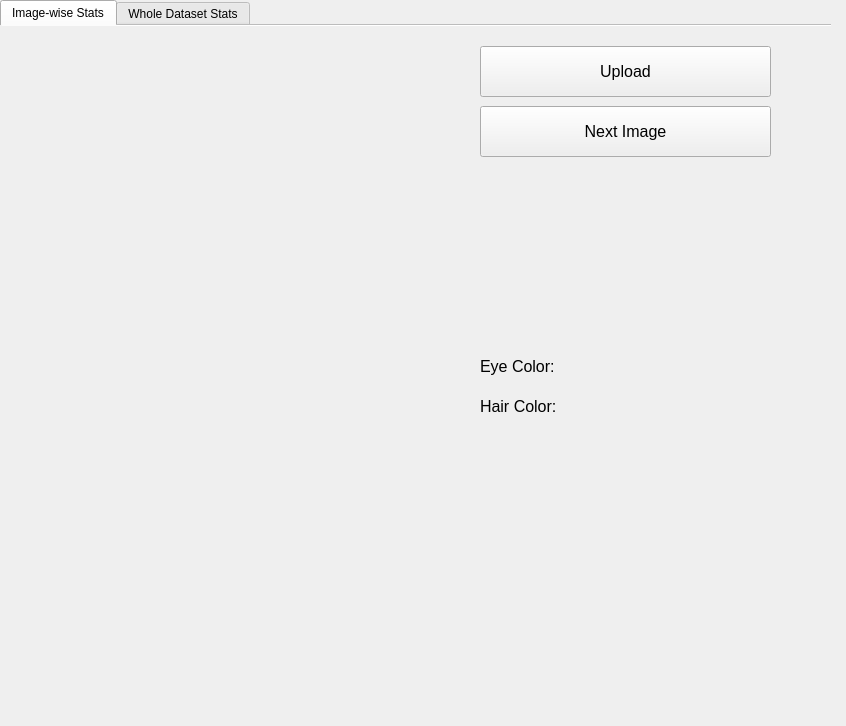
<?xml version="1.0" encoding="UTF-8"?>
<ui version="4.0">
 <class>MainWindow</class>
 <widget class="QMainWindow" name="MainWindow">
  <property name="geometry">
   <rect>
    <x>0</x>
    <y>0</y>
    <width>846</width>
    <height>726</height>
   </rect>
  </property>
  <property name="windowTitle">
   <string>MainWindow</string>
  </property>
  <widget class="QWidget" name="centralwidget">
   <widget class="QTabWidget" name="tabWidget">
    <property name="geometry">
     <rect>
      <x>0</x>
      <y>0</y>
      <width>831</width>
      <height>631</height>
     </rect>
    </property>
    <property name="tabShape">
     <enum>QTabWidget::Rounded</enum>
    </property>
    <property name="currentIndex">
     <number>0</number>
    </property>
    <property name="documentMode">
     <bool>true</bool>
    </property>
    <property name="tabBarAutoHide">
     <bool>true</bool>
    </property>
    <widget class="QWidget" name="image_stats_tab">
     <attribute name="title">
      <string>Image-wise Stats</string>
     </attribute>
     <widget class="QPushButton" name="upload_button">
      <property name="geometry">
       <rect>
        <x>480</x>
        <y>20</y>
        <width>291</width>
        <height>51</height>
       </rect>
      </property>
      <property name="font">
       <font>
        <pointsize>12</pointsize>
       </font>
      </property>
      <property name="text">
       <string>Upload</string>
      </property>
     </widget>
     <widget class="QLabel" name="image_label">
      <property name="geometry">
       <rect>
        <x>30</x>
        <y>20</y>
        <width>411</width>
        <height>581</height>
       </rect>
      </property>
      <property name="text">
       <string/>
      </property>
      <property name="alignment">
       <set>Qt::AlignCenter</set>
      </property>
     </widget>
     <widget class="QLabel" name="image_stats_label">
      <property name="geometry">
       <rect>
        <x>480</x>
        <y>160</y>
        <width>251</width>
        <height>151</height>
       </rect>
      </property>
      <property name="font">
       <font>
        <pointsize>12</pointsize>
        <weight>50</weight>
        <bold>false</bold>
       </font>
      </property>
      <property name="text">
       <string/>
      </property>
      <property name="alignment">
       <set>Qt::AlignBottom|Qt::AlignLeading|Qt::AlignLeft</set>
      </property>
     </widget>
     <widget class="QLabel" name="image_eye_rect_label">
      <property name="geometry">
       <rect>
        <x>580</x>
        <y>330</y>
        <width>31</width>
        <height>21</height>
       </rect>
      </property>
      <property name="font">
       <font>
        <pointsize>12</pointsize>
       </font>
      </property>
      <property name="text">
       <string/>
      </property>
     </widget>
     <widget class="QPushButton" name="next_image_button">
      <property name="geometry">
       <rect>
        <x>480</x>
        <y>80</y>
        <width>291</width>
        <height>51</height>
       </rect>
      </property>
      <property name="font">
       <font>
        <pointsize>12</pointsize>
       </font>
      </property>
      <property name="text">
       <string>Next Image</string>
      </property>
     </widget>
     <widget class="QLabel" name="image_eye_color_label">
      <property name="geometry">
       <rect>
        <x>480</x>
        <y>320</y>
        <width>91</width>
        <height>41</height>
       </rect>
      </property>
      <property name="font">
       <font>
        <pointsize>12</pointsize>
       </font>
      </property>
      <property name="text">
       <string>Eye Color:</string>
      </property>
     </widget>
     <widget class="QLabel" name="image_hair_color_label">
      <property name="geometry">
       <rect>
        <x>480</x>
        <y>370</y>
        <width>91</width>
        <height>21</height>
       </rect>
      </property>
      <property name="font">
       <font>
        <pointsize>12</pointsize>
       </font>
      </property>
      <property name="text">
       <string>Hair Color:</string>
      </property>
     </widget>
     <widget class="QLabel" name="image_hair_rect_label">
      <property name="geometry">
       <rect>
        <x>580</x>
        <y>370</y>
        <width>31</width>
        <height>21</height>
       </rect>
      </property>
      <property name="text">
       <string/>
      </property>
     </widget>
     <zorder>image_label</zorder>
     <zorder>upload_button</zorder>
     <zorder>image_stats_label</zorder>
     <zorder>image_eye_rect_label</zorder>
     <zorder>next_image_button</zorder>
     <zorder>image_eye_color_label</zorder>
     <zorder>image_hair_color_label</zorder>
     <zorder>image_hair_rect_label</zorder>
    </widget>
    <widget class="QWidget" name="dataset_stats_tab">
     <attribute name="title">
      <string>Whole Dataset Stats</string>
     </attribute>
     <widget class="MplWidget" name="MplWidget" native="true">
      <property name="geometry">
       <rect>
        <x>10</x>
        <y>20</y>
        <width>481</width>
        <height>471</height>
       </rect>
      </property>
     </widget>
     <widget class="QLabel" name="dataset_stats_label">
      <property name="geometry">
       <rect>
        <x>500</x>
        <y>160</y>
        <width>261</width>
        <height>331</height>
       </rect>
      </property>
      <property name="font">
       <font>
        <pointsize>12</pointsize>
       </font>
      </property>
      <property name="text">
       <string/>
      </property>
      <property name="alignment">
       <set>Qt::AlignLeading|Qt::AlignLeft|Qt::AlignTop</set>
      </property>
     </widget>
     <widget class="QLabel" name="dataset_eye_color_label">
      <property name="geometry">
       <rect>
        <x>500</x>
        <y>90</y>
        <width>151</width>
        <height>41</height>
       </rect>
      </property>
      <property name="font">
       <font>
        <pointsize>12</pointsize>
       </font>
      </property>
      <property name="text">
       <string>Average Eye Color:</string>
      </property>
     </widget>
     <widget class="QLabel" name="dataset_hair_color_label">
      <property name="geometry">
       <rect>
        <x>500</x>
        <y>130</y>
        <width>151</width>
        <height>21</height>
       </rect>
      </property>
      <property name="font">
       <font>
        <pointsize>12</pointsize>
       </font>
      </property>
      <property name="text">
       <string>Average Hair Color:</string>
      </property>
     </widget>
     <widget class="QLabel" name="dataset_hair_rect_label">
      <property name="geometry">
       <rect>
        <x>660</x>
        <y>130</y>
        <width>31</width>
        <height>21</height>
       </rect>
      </property>
      <property name="text">
       <string/>
      </property>
     </widget>
     <widget class="QLabel" name="dataset_eye_rect_label">
      <property name="geometry">
       <rect>
        <x>660</x>
        <y>100</y>
        <width>31</width>
        <height>21</height>
       </rect>
      </property>
      <property name="font">
       <font>
        <pointsize>12</pointsize>
       </font>
      </property>
      <property name="text">
       <string/>
      </property>
     </widget>
    </widget>
   </widget>
  </widget>
 </widget>
 <customwidgets>
  <customwidget>
   <class>MplWidget</class>
   <extends>QWidget</extends>
   <header>mplwidget.h</header>
   <container>1</container>
  </customwidget>
 </customwidgets>
 <resources/>
 <connections/>
</ui>
